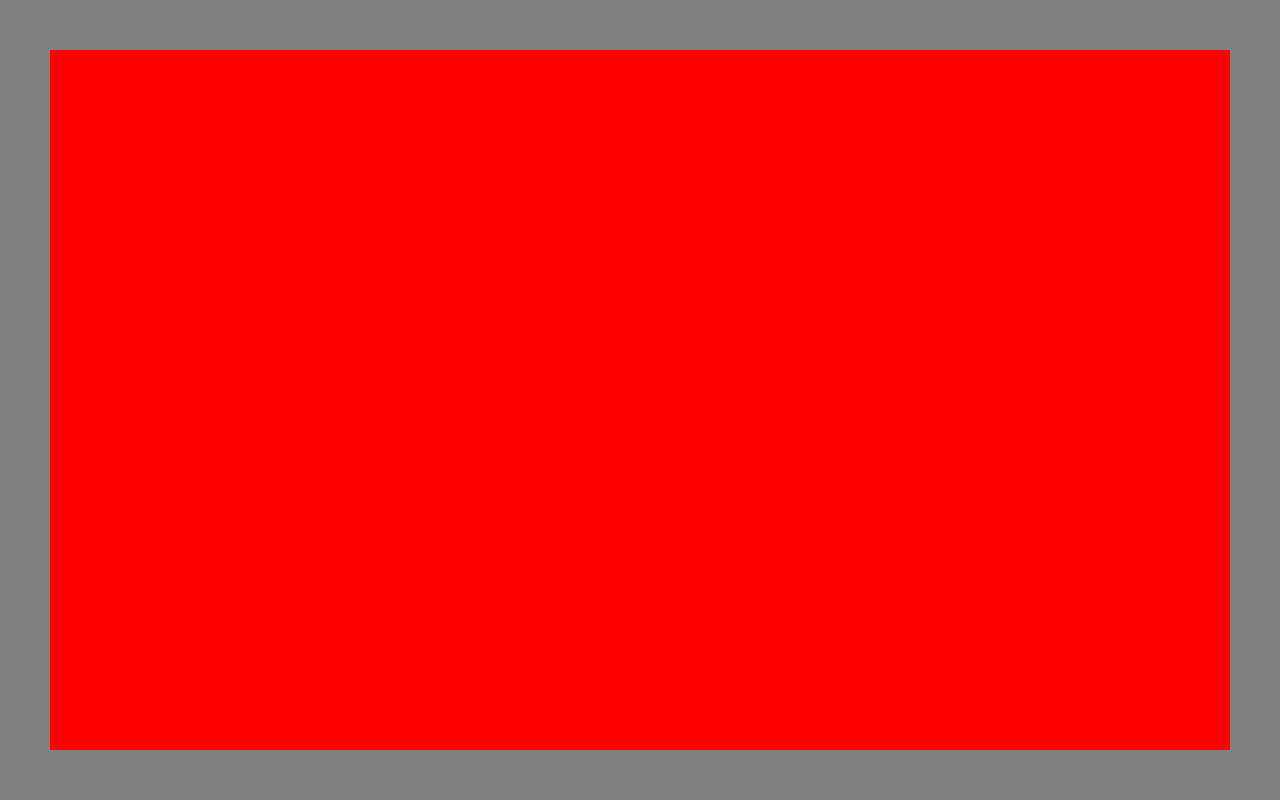

Generate this figure with Python:
from cairotft import tft


class MyDisplay(tft.TftDisplay):

    """Custom display class."""

    def draw_interface(self, ctx):
        """draw the full interface.

        :param ctx: the cairocffi context.
        :type ctx: :class:`cairocffi.Context`
        """
        # background
        self.blank_screen(ctx=ctx,
                          color=(0.5, 0.5, 0.5, 1),
                          blit=False)

        # draw red a rectangle inside the screen
        ctx.set_source_rgba(1, 0, 0, 1)
        ctx.rectangle(50, 50, self.width - 50 * 2, self.height - 50 * 2)
        ctx.fill()

        # display on the actual screen
        self.blit()

if __name__ == '__main__':
    disp = MyDisplay()
    disp.run()
